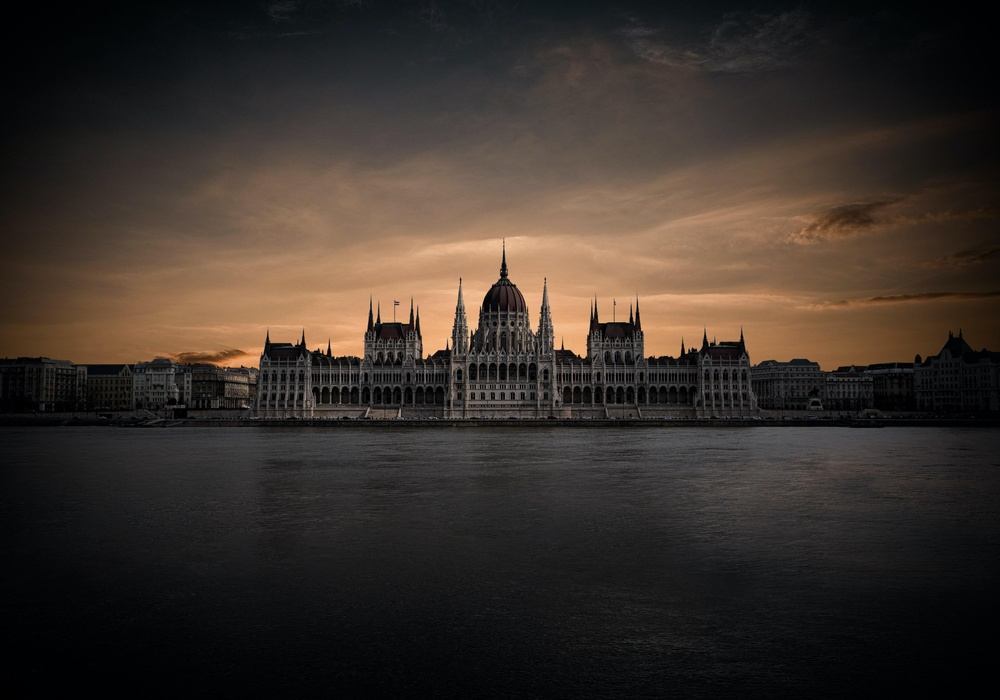
%> input picture CompressedColourImage3.jpg, 1000 x 700 px, shrunk from 4586 x 3208 before the run
$ octave sec04.m   (GNU Octave 9; MATLAB toolbox functions it lacks are replaced by stand-ins)
%> lines starting %> are read from the running program, lines starting %| are printed output that depends on the picture
img= imread('CompressedColourImage3.jpg');
%> img is the input picture: size 700x1000x3 uint8; mean R, G, B 57.9, 48.9, 42.6

imtool(img);


Ir = img(:,:,1);
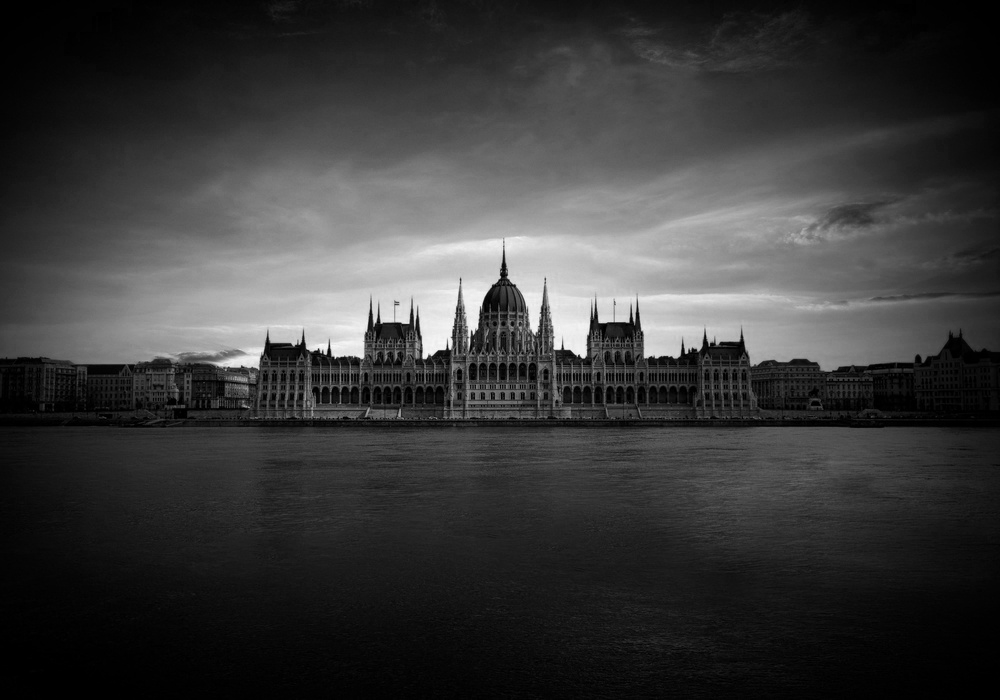
%> Ir: size 700x1000 uint8; min 0, max 250, mean 57.9
Ig = img(:,:,2);
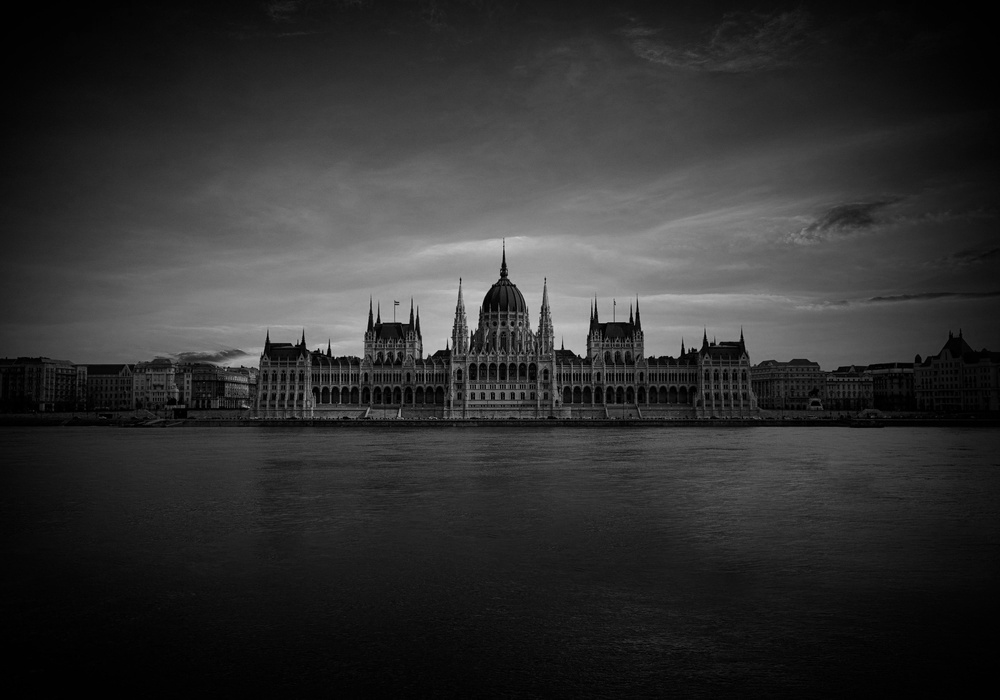
%> Ig: size 700x1000 uint8; min 0, max 207, mean 48.9
Ib = img(:,:,3);
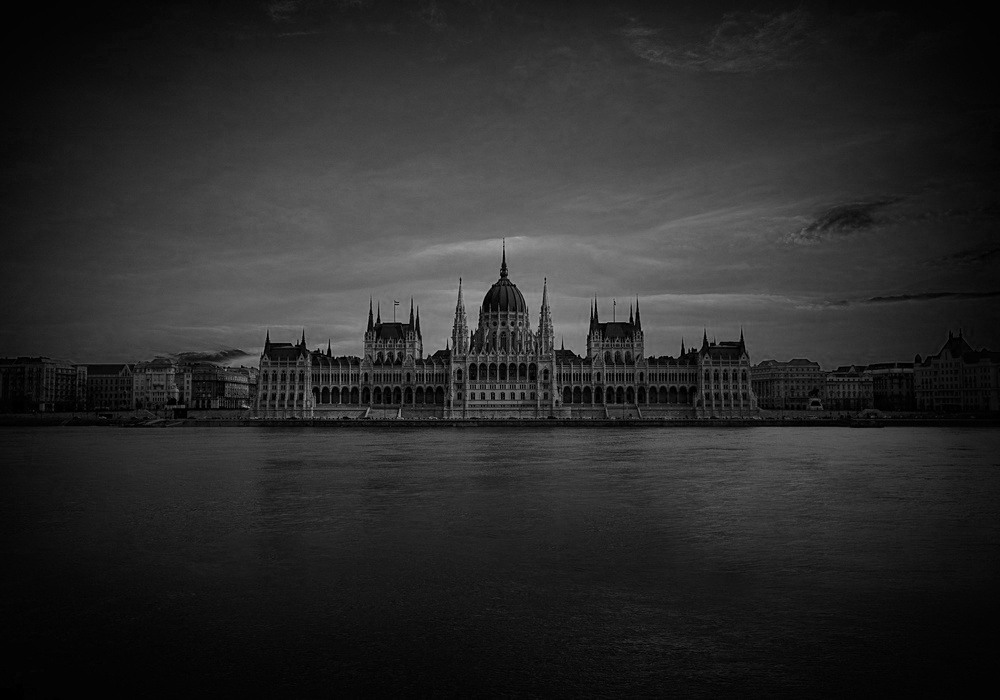
%> Ib: size 700x1000 uint8; min 0, max 178, mean 42.6

Y = (0.299*Ir ) +(0.587*Ig)+(0.114*Ib);

newspace = rgb2ycbcr(img);
%> newspace: size 700x1000x3 uint8; mean of channels 1, 2, 3 59.7, 123.9, 132.3


subplot(2,2, 1),imshow(Y);


subplot(2,2, 2),imshow(newspace);

imwrite(newspace,'newspace.jpg');

Yb = im2double(Y);


imwrite(Yb,"before.png",'png');

mdct = dctmtx(8)

subplot(2,2,3), imshow(mdct);

B = blkproc(Yb,[8 8],"P1*x*P2",mdct,mdct');
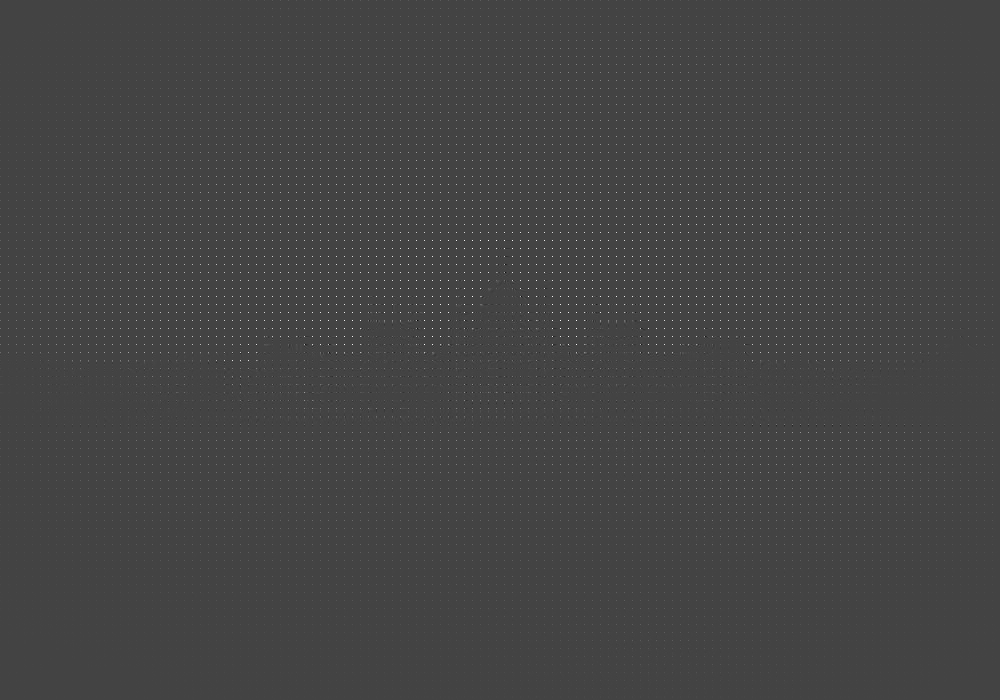
%> B: size 700x1000 double; min -2.23, max 6.14, mean 0.0249; drawn with min black and max white


mask = [1 1 1 1 0 0 0 0
        1 1 1 0 0 0 0 0
        1 1 0 0 0 0 0 0
        1 0 0 0 0 0 0 0
        0 0 0 0 0 0 0 0
        0 0 0 0 0 0 0 0
        0 0 0 0 0 0 0 0
        0 0 0 0 0 0 0 0]

B2 = blkproc(B,[8 8],"P1.*x",mask);


result = blkproc(B2,[8 8],"P1*x*P2",mdct',mdct);
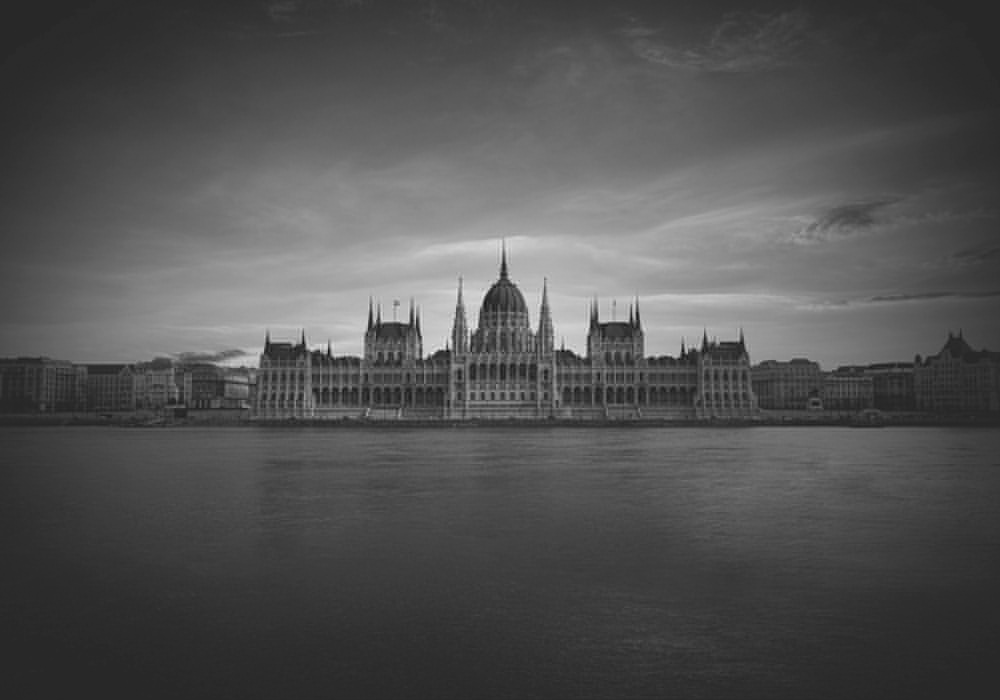
%> result: size 700x1000 double; min -0.183, max 0.992, mean 0.2; drawn with min black and max white

imwrite(result,"result.png",'png');

subplot(2,2,4),imshow(result);
%> after `imshow(result)`:
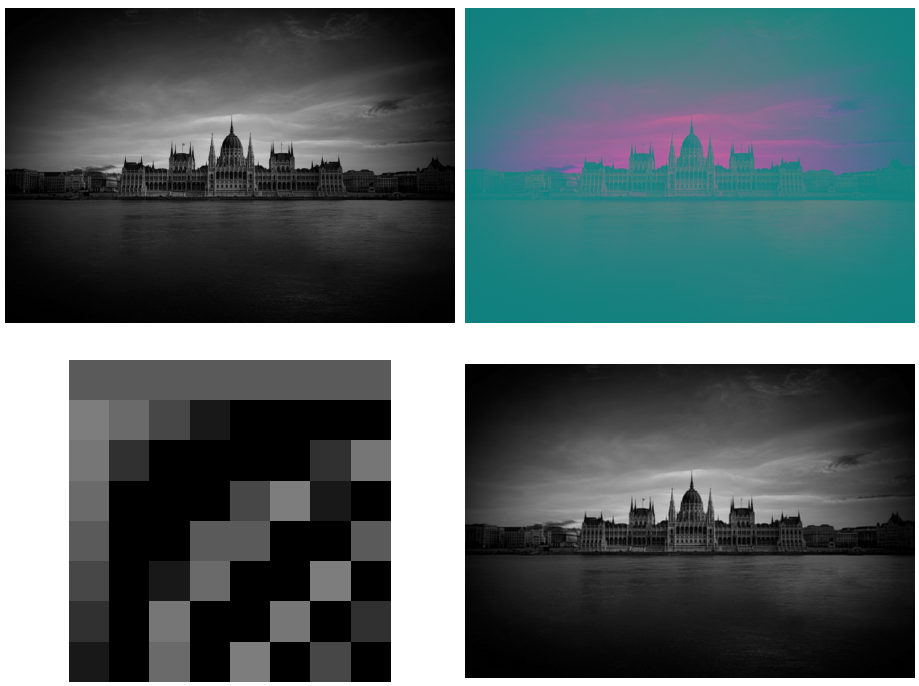
%> figure redrawn from the program's plot data, 4 panels

$ run again, with ConvertRGB_01.jpg copied over CompressedColourImage3.jpg
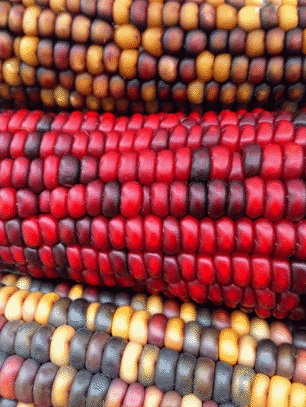
%> input picture ConvertRGB_01.jpg, 306 x 407 px
%> img is the input picture: size 407x306x3 uint8; mean R, G, B 153.8, 76.6, 73.8
%> newspace: size 407x306x3 uint8; mean of channels 1, 2, 3 101.3, 115.4, 162.1
%> `result = blkproc(B2,[8 8],"P1*x*P2",mdct',mdct);`:
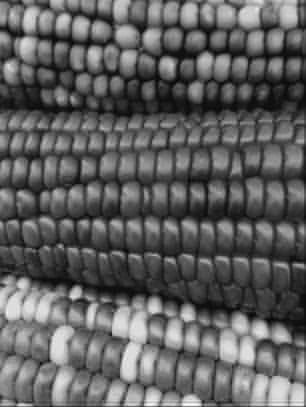
%> result: size 407x306 double; min -0.0376, max 1.1, mean 0.388; drawn with min black and max white
%> `imshow(result)`:
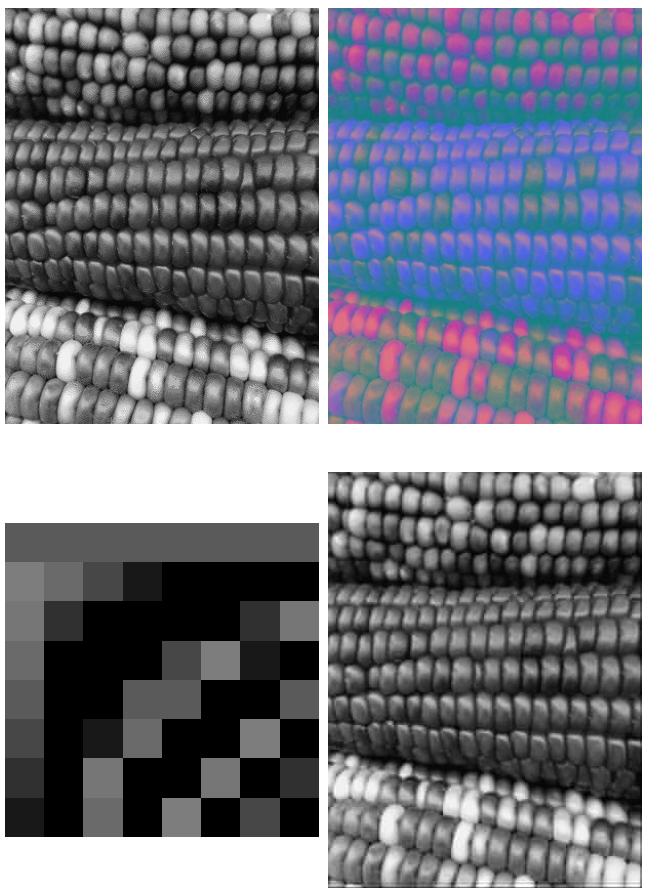
%> figure redrawn from the program's plot data, 4 panels

$ run again, with tiger.jpg copied over CompressedColourImage3.jpg
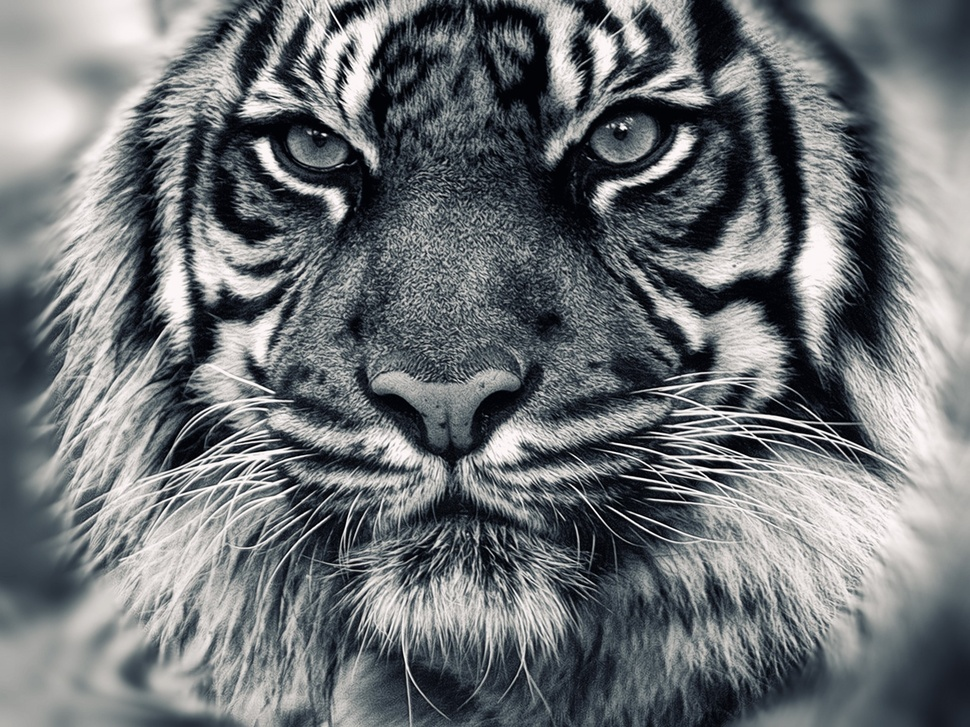
%> input picture tiger.jpg, 970 x 727 px, shrunk from 1920 x 1440 before the run
%> img is the input picture: size 727x970x3 uint8; mean R, G, B 110.9, 114.8, 117.5
%> newspace: size 727x970x3 uint8; mean of channels 1, 2, 3 113.9, 129.8, 126.1
%> `result = blkproc(B2,[8 8],"P1*x*P2",mdct',mdct);`:
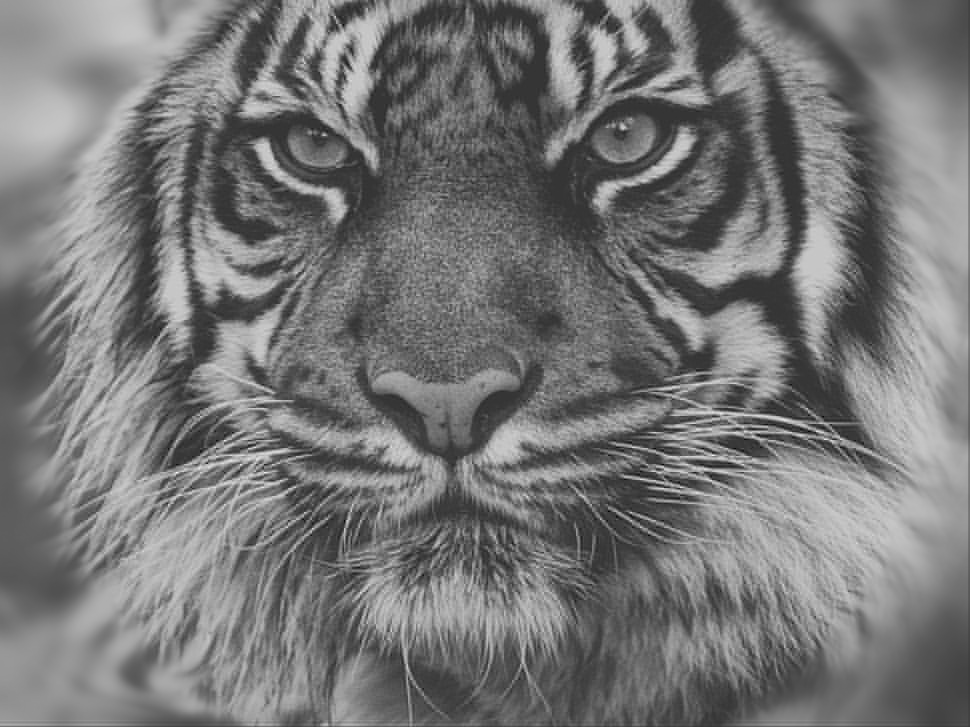
%> result: size 727x970 double; min -0.338, max 1.34, mean 0.446; drawn with min black and max white
%> `imshow(result)`:
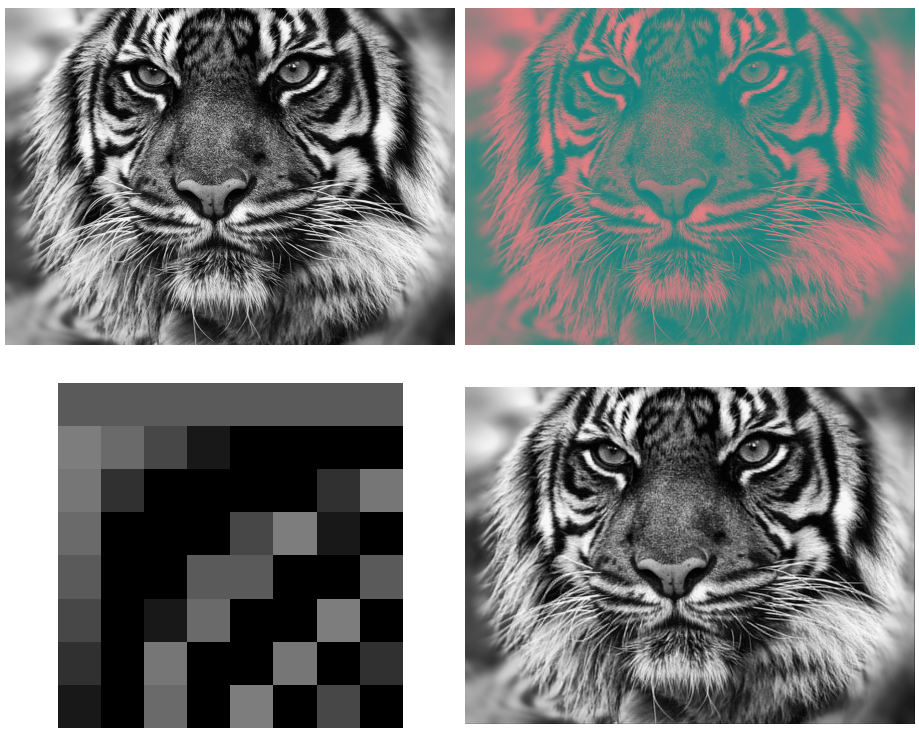
%> figure redrawn from the program's plot data, 4 panels
